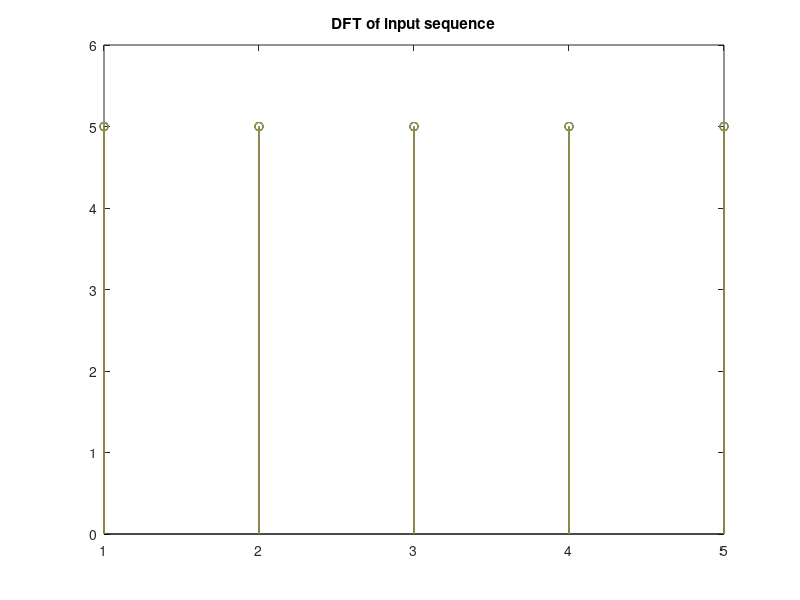

The MATLAB source for this figure:

clear all;
clc;

N=input('Sequence length is=');
x1=input('Enter the sequence=');

c= zeros(N);

for k=1:N
     for n=1:N
         w=exp((-2*pi*j*(k-1)*(n-1))/N);
         x(n)=w;
     end
     c(k,:)=x;
end
 
 
r=c*x1'
 
stem(abs(r));
title('DFT of input sequence')
